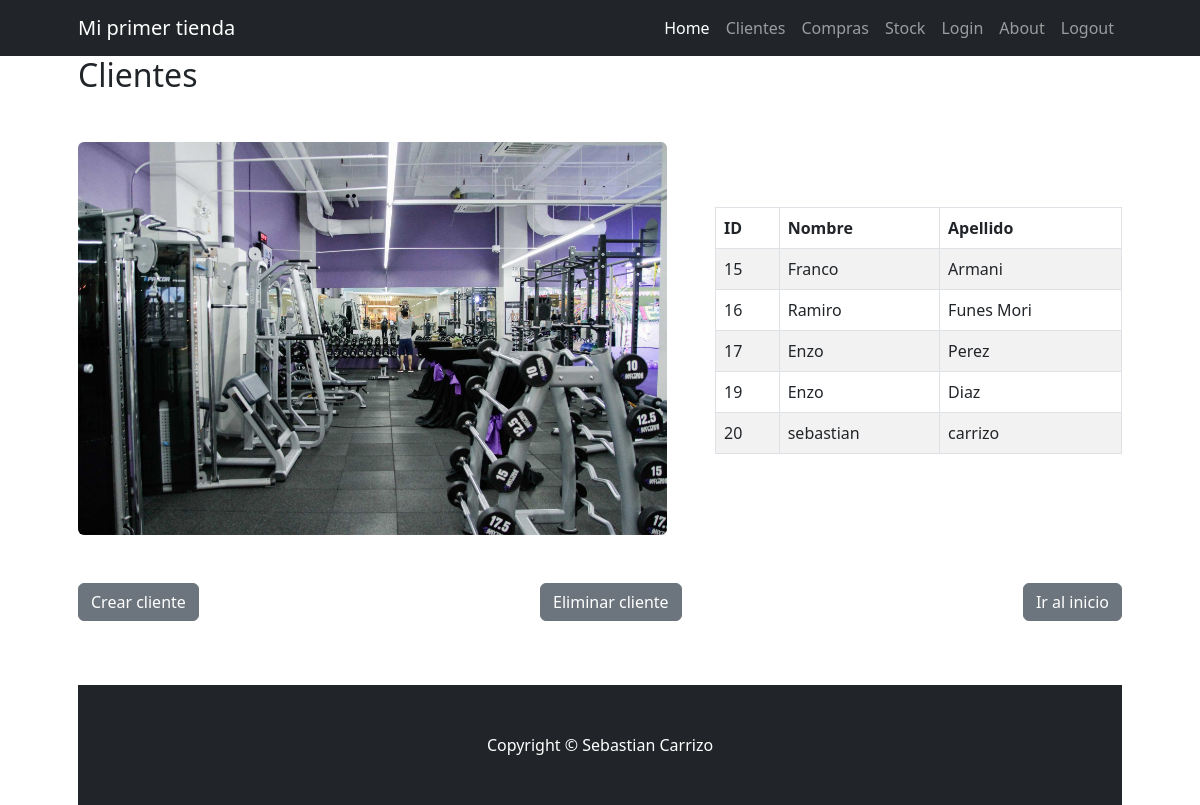
The page /cliente/ on the database its author committed.
### cliente/models.py (models this page shows, shortened)
class Cliente(models.Model):
    nombre = models.CharField(max_length=100)
    apellido = models.CharField(max_length=100)

### cliente/views.py (the view)
# urls.py: path("", views.index, name="index"),
def index(request):
    clientes = Cliente.objects.all()
    return render(request, "cliente/index.html", {"clientes": clientes})

### cliente/templates/cliente/index.html
{% extends "home/base.html" %}
{% load static %}
{% block title %}
    <h2>Clientes</h2>
{% endblock title %}
{% block content %}
    <div class="row gx-4 gx-lg-5 align-items-center my-5">
        <div class="col-lg-7">
            <img class="img-fluid rounded mb-4 mb-lg-0"
                 src=" {% static 'home/img/equipamiento.jpeg' %}" />
        </div>
        <div class="col-lg-5">
            <table class="table table-striped table-bordered">
                <thead>
                    <tr>
                        <th>ID</th>
                        <th>Nombre</th>
                        <th>Apellido</th>
                    </tr>
                </thead>
                <tbody>
                    {% for cliente in clientes %}
                        <tr>
                            <td>{{ cliente.id }}</td>
                            <td>{{ cliente.nombre }}</td>
                            <td>{{ cliente.apellido }}</td>
                        </tr>
                    {% empty %}
                        <tr>
                            <td colspan="3">No se encontraron resultados.</td>
                        </tr>
                    {% endfor %}
                </tbody>
            </table>
        </div>
        <div class="btn-group d-flex justify-content-between mt-5">
            <p>
                <a class="btn btn-secondary" href="{% url 'cliente:crear' %}">Crear cliente</a>
            </p>
            <p>
                <a class="btn btn-secondary" href="{% url 'cliente:eliminar_cliente' %}">Eliminar cliente</a>
            </p>
            <p>
                <a class="btn btn-secondary" href="{% url 'home:index' %}">Ir al inicio</a>
            </p>
        </div>
    </div>
{% endblock content %}

### rows shown on the page
Cliente: id "15", nombre "Franco", apellido "Armani"
Cliente: id "16", nombre "Ramiro", apellido "Funes Mori"
Cliente: id "17", nombre "Enzo", apellido "Perez"
Cliente: id "19", nombre "Enzo", apellido "Diaz"
Cliente: id "20", nombre "sebastian", apellido "carrizo"
